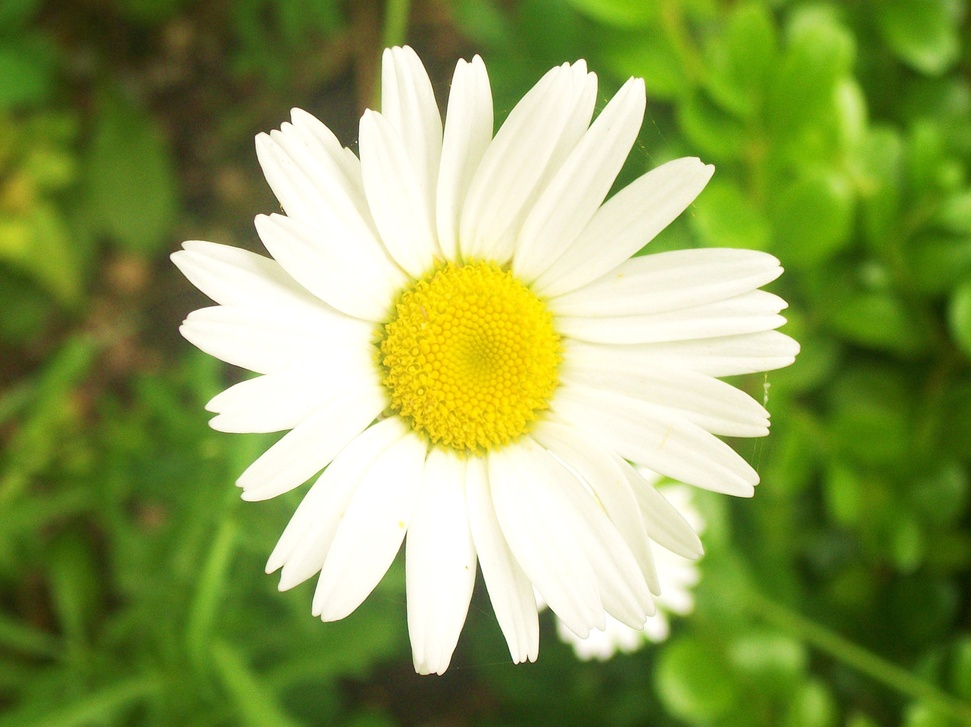
%> input picture cvijet-segmentacija.jpg, 971 x 727 px, shrunk from 1920 x 1438 before the run
$ octave segmentacija.m   (GNU Octave 9; MATLAB toolbox functions it lacks are replaced by stand-ins)
%> lines starting %> are read from the running program, lines starting %| are printed output that depends on the picture
I = imread('cvijet-segmentacija.jpg');
%> I is the input picture: size 727x971x3 uint8; mean R, G, B 139.7, 157.9, 87.9
n = 6;
[I2,map2] = rgb2ind(I,n,'nodither');
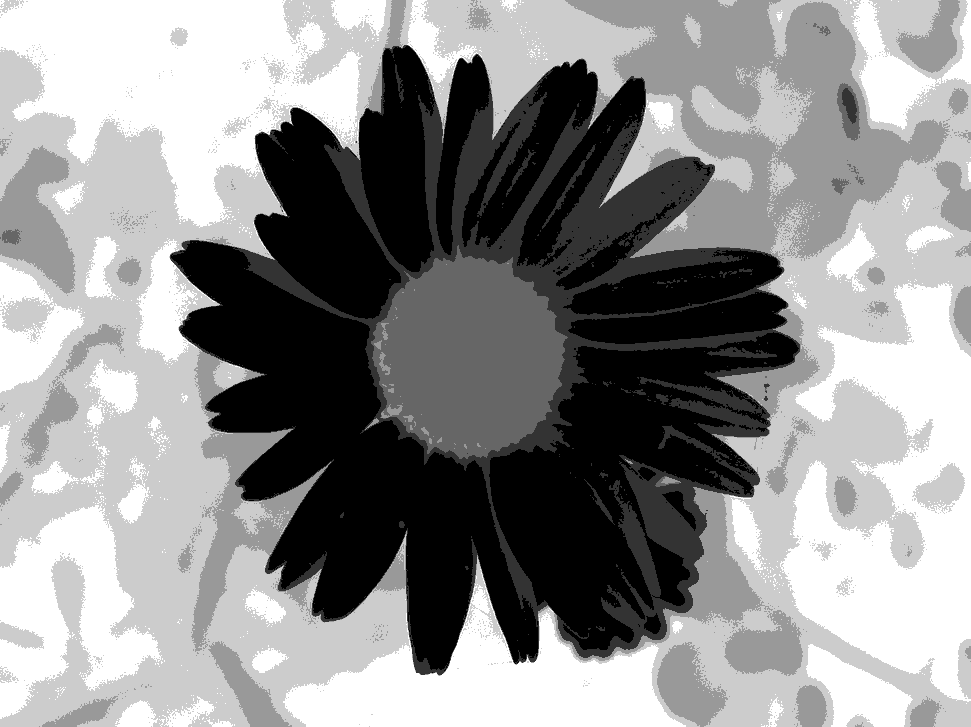
%> I2: size 727x971 uint8; min 0, max 5, mean 2.84; drawn with min black and max white
%> map2 = [0.992 0.988 0.937; 0.933 0.925 0.78; 0.929 0.835 0.0745; 0.475 0.651 0.133; 0.318 0.455 0.0941; 0.216 0.282 0.0706]
imshow(I)
figure, imshow(I2,map2)
%> after `imshow(I2,map2)`:
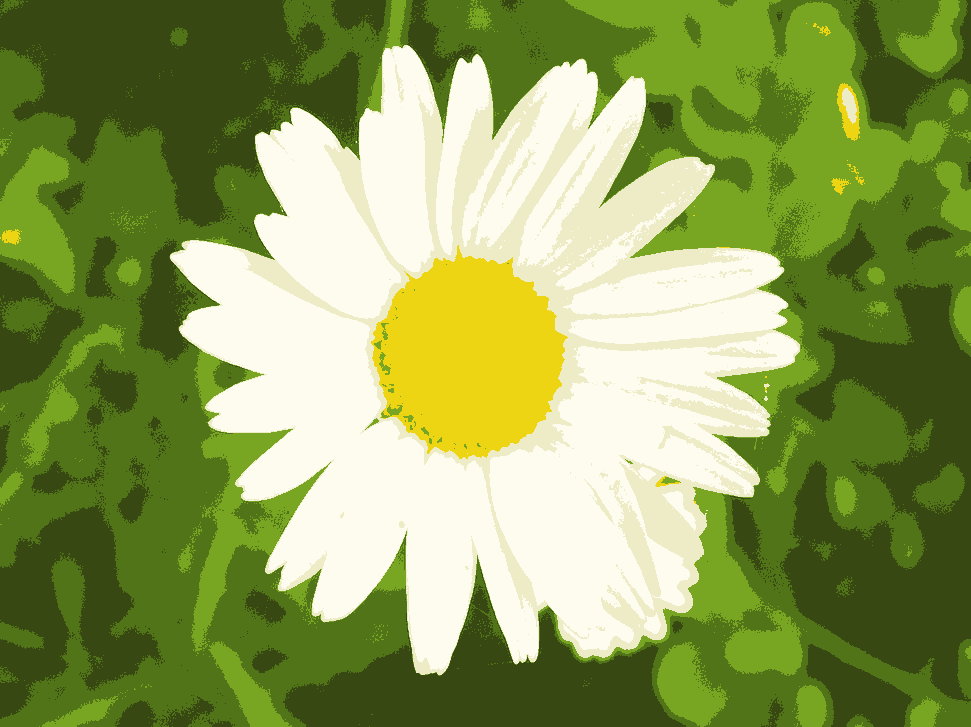
%> displayed picture: size 727x971x3, on the screen's scale of 0 to 255; mean R, G, B 139.6, 157.9, 87.9
%figure, imshow(I2,hsv(3))

$ run again, with mri-pseudocoloring.jpg copied over cvijet-segmentacija.jpg
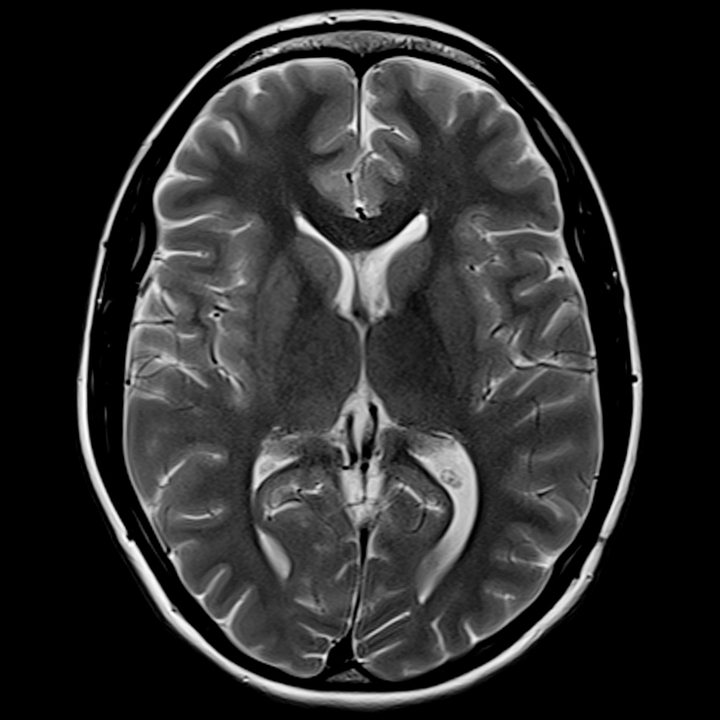
%> input picture mri-pseudocoloring.jpg, 720 x 720 px
%> I is the input picture: size 720x720 uint8; min 0, max 255, mean 44.9
%> `[I2,map2] = rgb2ind(I,n,'nodither');`:
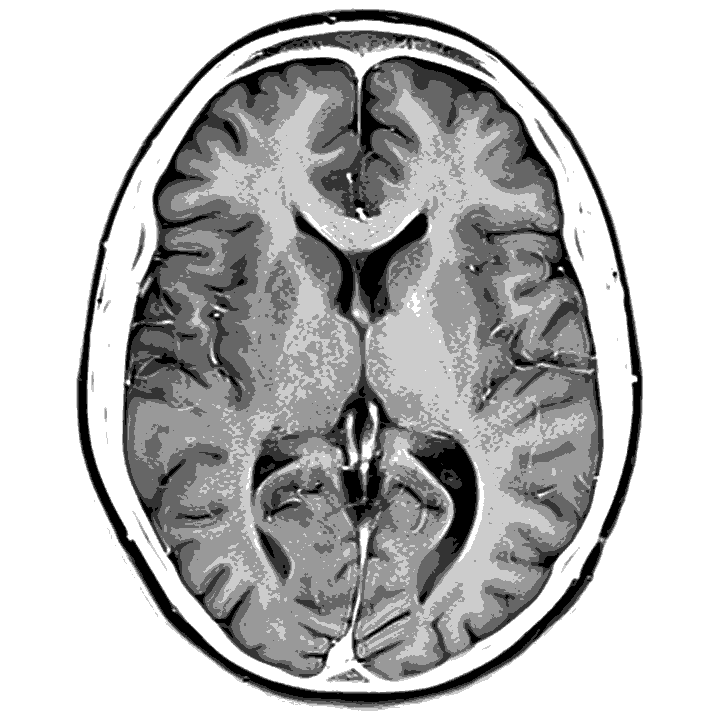
%> I2: size 720x720 uint8; min 0, max 5, mean 3.65; drawn with min black and max white
%> map2 = [0.78 0.78 0.78; 0.533 0.533 0.533; 0.345 0.345 0.345; 0.235 0.235 0.235; 0.149 0.149 0.149; 0 0 0]
